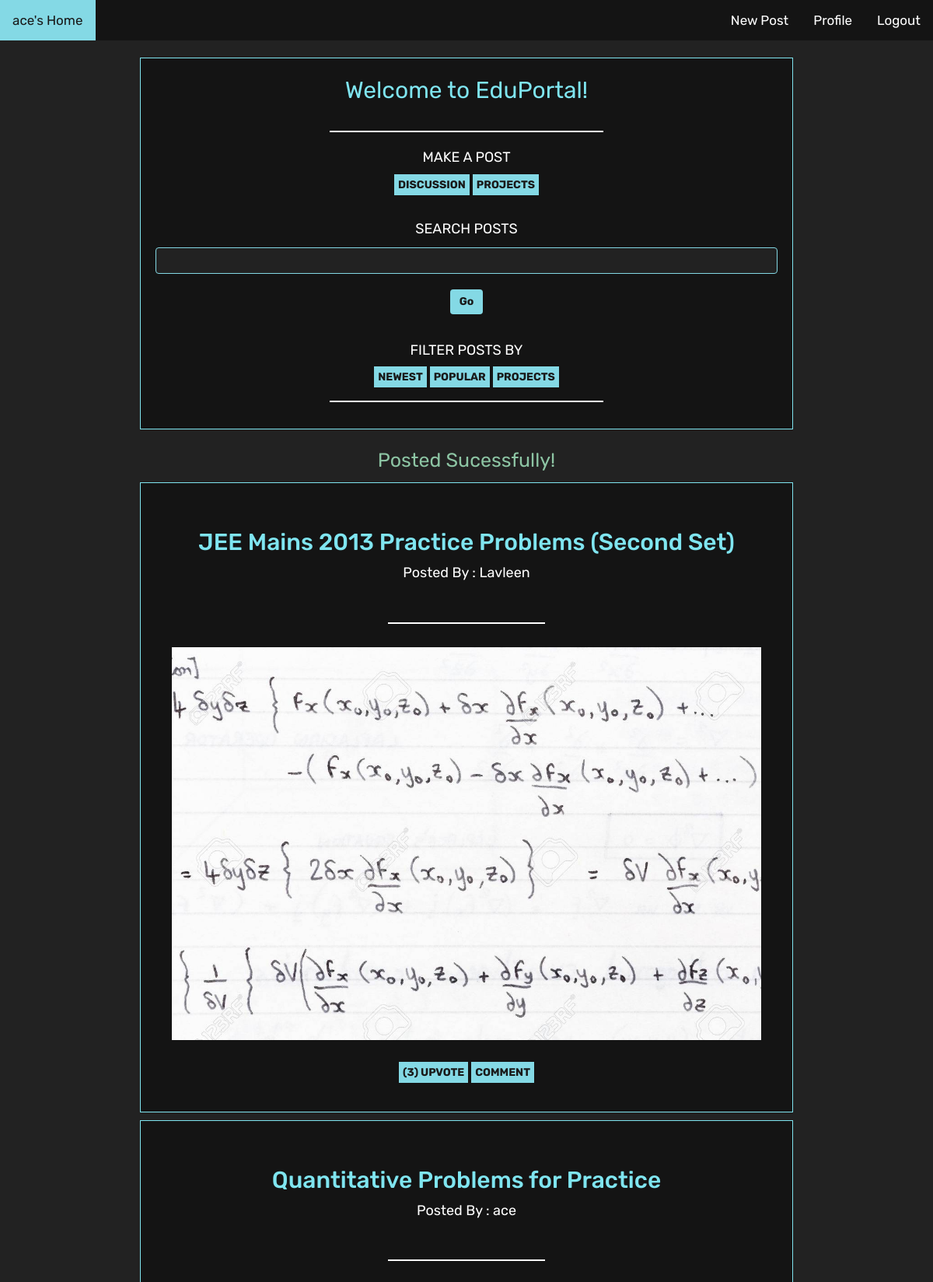
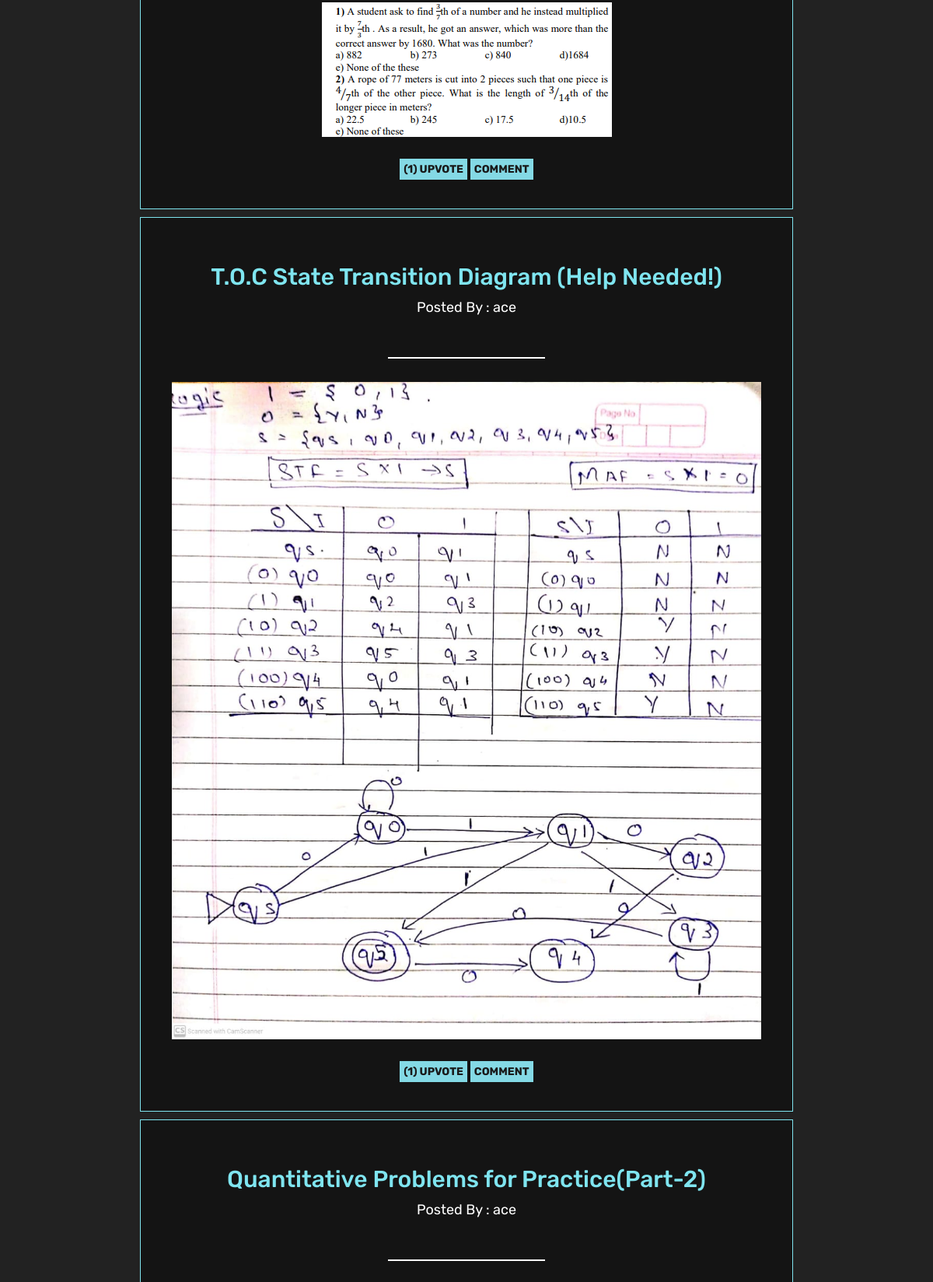
Screenshot of /home.php?posted=1 (signed in, upper part) with the database file from the repository (2 pictures, top to bottom).
### tables this page shows
CREATE TABLE `posttable` (
  `title` varchar(255) NOT NULL,
  `content` longtext NOT NULL,
  `author` varchar(255) NOT NULL,
  `image` varchar(255) DEFAULT NULL,
  `id` int(11) NOT NULL,
  `likes` int(11) NOT NULL DEFAULT 0,
  `dislikes` int(11) NOT NULL DEFAULT 0,
  `tag` varchar(50) DEFAULT NULL
);

### get_post.php (the view, shortened to what this page needs)
<?php
function getPosts(){
  $con = mysqli_connect("localhost","root","","posts");
  $query = "select * from posttable order by likes desc";
  $result=mysqli_query($con,$query);
  while($row=mysqli_fetch_array($result)){
    echo '
    <div class="container">
    <h3 class="posttitle">'.$row['title'].'</h3>
    <p class="postcontent">Posted By : '.$row['author'].'</p>
    <br>
    <hr width="200px">
    <p class="postcontent">'.$row['content'].'<p>
    <img src="uploads/'.$row['image'].'"class="imgt" ?>
    <br>
    <div class ="interact">
    <a class="btnLike" href="like.php?id='.$row["id"].'"><span>('.$row["likes"].') </span>UPVOTE</a>
    <a class="btnLike" href="comment.php?id='.$row["id"].'"></span>COMMENT</a>
    </div>
    </div>
    ';
  }
}
?>

### styles/inprof.css (style rules this page uses)
body { background: #222222; }
.imgt { display: block; margin-left: auto; margin-right: auto; width: 100%; }
.container { display: flex; flex-direction: column; align-items: center; background: #141414; border:1px solid #7FE5F0; margin-top: 10px; margin-bottom: 10px; padding:40px; width:70%; }
hr { border: 1px solid ; color:#fff; }
.posttitle { font-size: 30px; font-family: 'Rubik', sans-serif; color:#7FE5F0; }
.postcontent { font-size: 18px; font-family: 'Rubik', sans-serif; color:#fff; }
.btnLike { width: 100%; padding: 5px; background-color:#84D9E5; color:#191919; border:0; font-weight: bold; font-family: 'Rubik', sans-serif; }

### rows the page displays
posttable: title "JEE Mains 2013 Practice Problems (Second Set)", author "Lavleen", image (picture), likes "3"
posttable: title "Quantitative Problems for Practice", author "ace", image (picture), likes "1"
posttable: title "T.O.C State Transition Diagram (Help Needed!)", author "ace", image (picture), likes "1"
posttable: title "Quantitative Problems for Practice(Part-2)", author "ace"

### other values shown
$_SESSION["email"] "ace"
